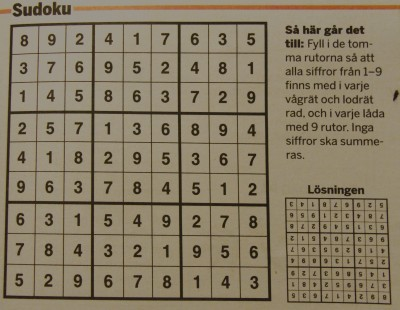
#> input picture OpenCV/OpenCVTests/paper.png, 400 x 310 px
$ python adaptovercome.py
#> lines starting #> are read from the running program, lines starting #| are printed output that depends on the picture
import cv2

img = cv2.imread("paper.png")
#> img is the input picture: shape (310, 400, 3); mean B, G, R 101.5, 124.4, 136
_, th1 = cv2.threshold(img, 100, 255, cv2.THRESH_BINARY)
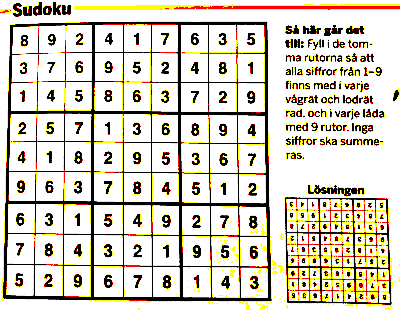
#> th1: shape (310, 400, 3); mean B, G, R 191, 210.1, 217.9
#> (the run stopped early here; a loop or call above may not have finished)

$ run again, with OpenCV/OpenCVTests/beezosface.png copied over OpenCV/OpenCVTests/paper.png
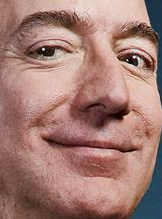
#> input picture OpenCV/OpenCVTests/beezosface.png, 162 x 219 px
#> img is the input picture: shape (219, 162, 3); mean B, G, R 115.6, 124, 162.6
#> `_, th1 = cv2.threshold(img, 100, 255, cv2.THRESH_BINARY)`:
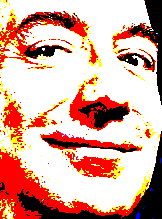
#> th1: shape (219, 162, 3); mean B, G, R 154.3, 169.7, 220.1
